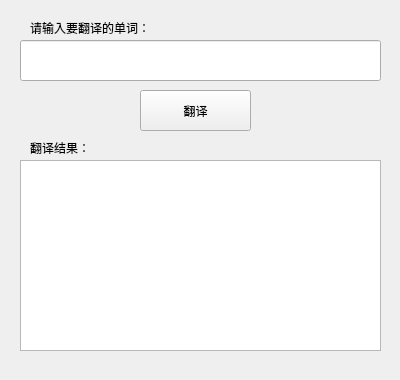
<?xml version="1.0" encoding="UTF-8"?>
<ui version="4.0">
 <class>Ui_translator</class>
 <widget class="QWidget" name="Ui_translator">
  <property name="geometry">
   <rect>
    <x>0</x>
    <y>0</y>
    <width>400</width>
    <height>380</height>
   </rect>
  </property>
  <property name="windowTitle">
   <string>有道翻译</string>
  </property>
  <widget class="QPushButton" name="pushButton">
   <property name="geometry">
    <rect>
     <x>140</x>
     <y>90</y>
     <width>111</width>
     <height>41</height>
    </rect>
   </property>
   <property name="text">
    <string>翻译</string>
   </property>
  </widget>
  <widget class="QLineEdit" name="lineEdit">
   <property name="geometry">
    <rect>
     <x>20</x>
     <y>40</y>
     <width>361</width>
     <height>41</height>
    </rect>
   </property>
  </widget>
  <widget class="QLabel" name="label">
   <property name="geometry">
    <rect>
     <x>30</x>
     <y>20</y>
     <width>131</width>
     <height>16</height>
    </rect>
   </property>
   <property name="text">
    <string>请输入要翻译的单词：</string>
   </property>
  </widget>
  <widget class="QTextBrowser" name="textBrowser">
   <property name="geometry">
    <rect>
     <x>20</x>
     <y>160</y>
     <width>361</width>
     <height>191</height>
    </rect>
   </property>
  </widget>
  <widget class="QLabel" name="label_2">
   <property name="geometry">
    <rect>
     <x>30</x>
     <y>140</y>
     <width>71</width>
     <height>16</height>
    </rect>
   </property>
   <property name="text">
    <string>翻译结果：</string>
   </property>
  </widget>
 </widget>
 <resources/>
 <connections/>
</ui>
